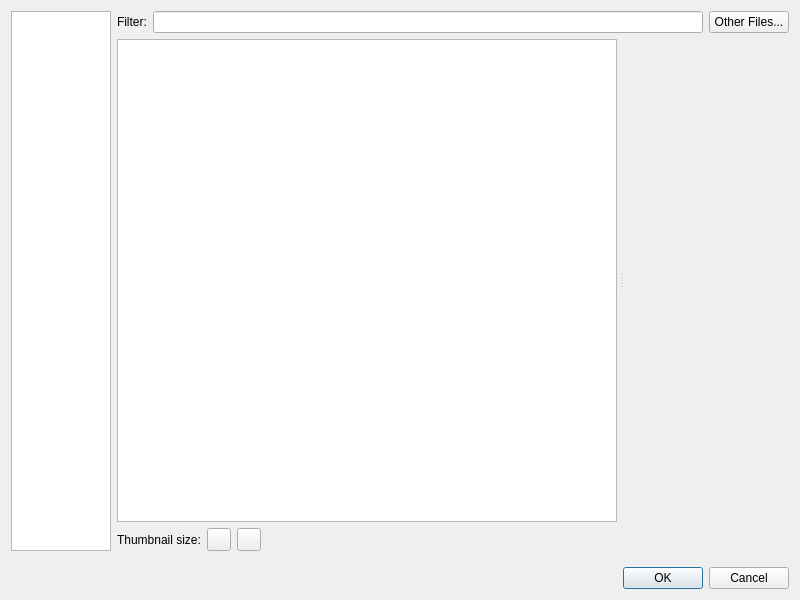
<?xml version="1.0" encoding="UTF-8"?>
<ui version="4.0">
 <class>SelectFiles</class>
 <widget class="QDialog" name="SelectFiles">
  <property name="geometry">
   <rect>
    <x>0</x>
    <y>0</y>
    <width>800</width>
    <height>600</height>
   </rect>
  </property>
  <property name="windowTitle">
   <string>Insert File</string>
  </property>
  <layout class="QVBoxLayout" name="verticalLayout">
   <item>
    <layout class="QHBoxLayout" name="horizontalLayout_4">
     <item>
      <layout class="QVBoxLayout" name="verticalLayout_3">
       <item>
        <widget class="QListWidget" name="FileTypes">
         <property name="sizePolicy">
          <sizepolicy hsizetype="Fixed" vsizetype="Expanding">
           <horstretch>100</horstretch>
           <verstretch>0</verstretch>
          </sizepolicy>
         </property>
         <property name="maximumSize">
          <size>
           <width>100</width>
           <height>16777215</height>
          </size>
         </property>
        </widget>
       </item>
      </layout>
     </item>
     <item>
      <layout class="QVBoxLayout" name="verticalLayout_4">
       <item>
        <layout class="QHBoxLayout" name="horizontalLayout" stretch="0,0,0">
         <item>
          <widget class="QLabel" name="label">
           <property name="toolTip">
            <string>List only the file names which contain the text you enter.</string>
           </property>
           <property name="text">
            <string>Filter:</string>
           </property>
          </widget>
         </item>
         <item>
          <widget class="QLineEdit" name="Filter"/>
         </item>
         <item>
          <widget class="QPushButton" name="InsertFromDisk">
           <property name="toolTip">
            <string>Choose which image, video, or audio files from your computer to add to
your book and automatically insert into your document.</string>
           </property>
           <property name="text">
            <string>Other Files...</string>
           </property>
          </widget>
         </item>
        </layout>
       </item>
       <item>
        <layout class="QHBoxLayout" name="horizontalLayout_3">
         <item>
          <widget class="QSplitter" name="splitter">
           <property name="sizePolicy">
            <sizepolicy hsizetype="Expanding" vsizetype="Expanding">
             <horstretch>0</horstretch>
             <verstretch>0</verstretch>
            </sizepolicy>
           </property>
           <property name="orientation">
            <enum>Qt::Horizontal</enum>
           </property>
           <property name="handleWidth">
            <number>10</number>
           </property>
           <property name="childrenCollapsible">
            <bool>false</bool>
           </property>
           <widget class="QTreeView" name="imageTree">
            <property name="sizePolicy">
             <sizepolicy hsizetype="Preferred" vsizetype="Expanding">
              <horstretch>0</horstretch>
              <verstretch>0</verstretch>
             </sizepolicy>
            </property>
            <property name="maximumSize">
             <size>
              <width>500</width>
              <height>16777215</height>
             </size>
            </property>
            <property name="verticalScrollBarPolicy">
             <enum>Qt::ScrollBarAsNeeded</enum>
            </property>
            <property name="showDropIndicator" stdset="0">
             <bool>false</bool>
            </property>
            <property name="alternatingRowColors">
             <bool>true</bool>
            </property>
            <property name="selectionMode">
             <enum>QAbstractItemView::ExtendedSelection</enum>
            </property>
            <property name="sortingEnabled">
             <bool>false</bool>
            </property>
           </widget>
           <widget class="QWidget" name="verticalLayoutWidget">
            <layout class="QVBoxLayout" name="avLayout"/>
           </widget>
          </widget>
         </item>
        </layout>
       </item>
       <item>
        <layout class="QHBoxLayout" name="horizontalLayout_2">
         <item>
          <widget class="QLabel" name="label_2">
           <property name="text">
            <string>Thumbnail size:</string>
           </property>
          </widget>
         </item>
         <item>
          <widget class="QToolButton" name="ThumbnailDecrease">
           <property name="icon">
            <iconset>
             <normaloff>:/main/list-remove.svg</normaloff>:/main/list-remove.svg</iconset>
           </property>
          </widget>
         </item>
         <item>
          <widget class="QToolButton" name="ThumbnailIncrease">
           <property name="icon">
            <iconset>
             <normaloff>:/main/list-add.svg</normaloff>:/main/list-add.svg</iconset>
           </property>
          </widget>
         </item>
         <item>
          <spacer name="horizontalSpacer">
           <property name="orientation">
            <enum>Qt::Horizontal</enum>
           </property>
           <property name="sizeHint" stdset="0">
            <size>
             <width>40</width>
             <height>20</height>
            </size>
           </property>
          </spacer>
         </item>
         <item>
          <widget class="QLabel" name="Details">
           <property name="text">
            <string/>
           </property>
           <property name="textInteractionFlags">
            <set>Qt::LinksAccessibleByMouse|Qt::TextSelectableByKeyboard|Qt::TextSelectableByMouse</set>
           </property>
          </widget>
         </item>
        </layout>
       </item>
      </layout>
     </item>
    </layout>
   </item>
   <item>
    <spacer name="verticalSpacer_2">
     <property name="orientation">
      <enum>Qt::Vertical</enum>
     </property>
     <property name="sizeType">
      <enum>QSizePolicy::Fixed</enum>
     </property>
     <property name="sizeHint" stdset="0">
      <size>
       <width>20</width>
       <height>10</height>
      </size>
     </property>
    </spacer>
   </item>
   <item>
    <widget class="QDialogButtonBox" name="buttonBox">
     <property name="orientation">
      <enum>Qt::Horizontal</enum>
     </property>
     <property name="standardButtons">
      <set>QDialogButtonBox::Cancel|QDialogButtonBox::Ok</set>
     </property>
    </widget>
   </item>
  </layout>
 </widget>
 <resources/>
 <connections>
  <connection>
   <sender>buttonBox</sender>
   <signal>accepted()</signal>
   <receiver>SelectFiles</receiver>
   <slot>accept()</slot>
   <hints>
    <hint type="sourcelabel">
     <x>248</x>
     <y>254</y>
    </hint>
    <hint type="destinationlabel">
     <x>157</x>
     <y>274</y>
    </hint>
   </hints>
  </connection>
  <connection>
   <sender>buttonBox</sender>
   <signal>rejected()</signal>
   <receiver>SelectFiles</receiver>
   <slot>reject()</slot>
   <hints>
    <hint type="sourcelabel">
     <x>316</x>
     <y>260</y>
    </hint>
    <hint type="destinationlabel">
     <x>286</x>
     <y>274</y>
    </hint>
   </hints>
  </connection>
 </connections>
</ui>
